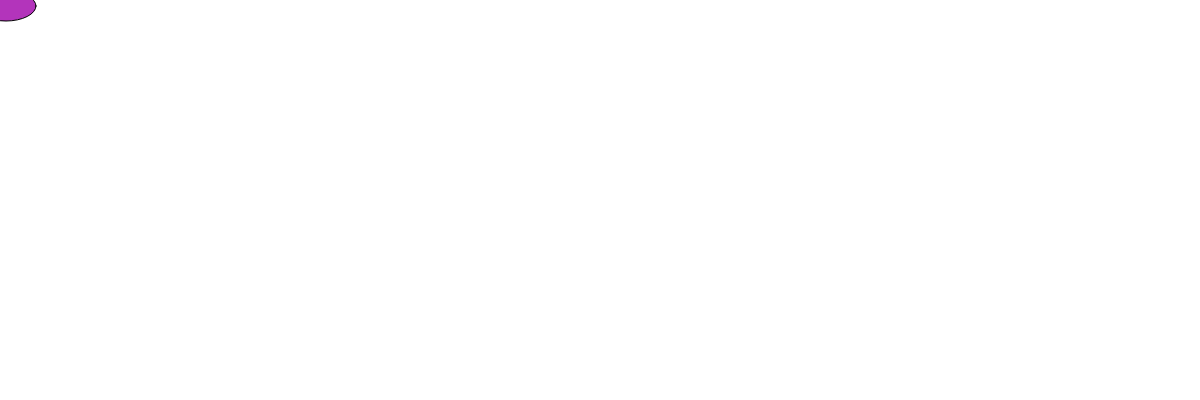
Frame 1 (no input)
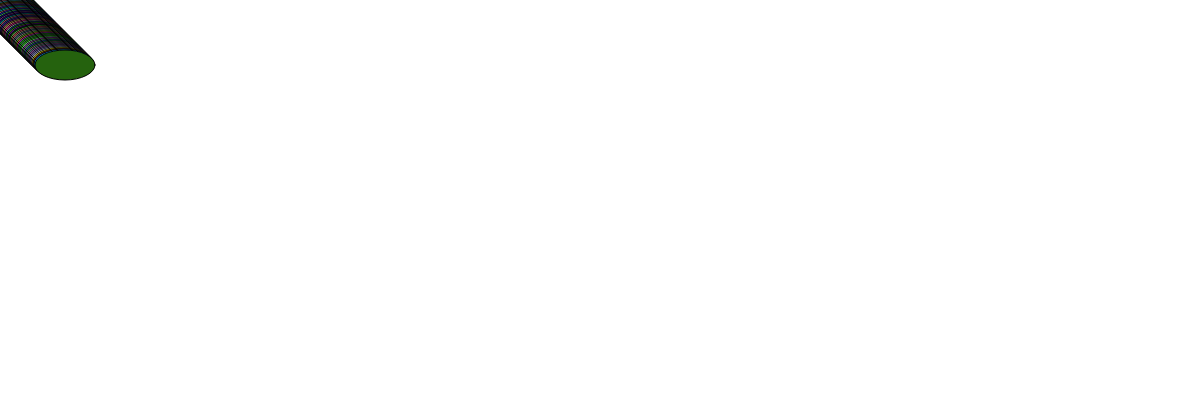
Frame 60 (no input)
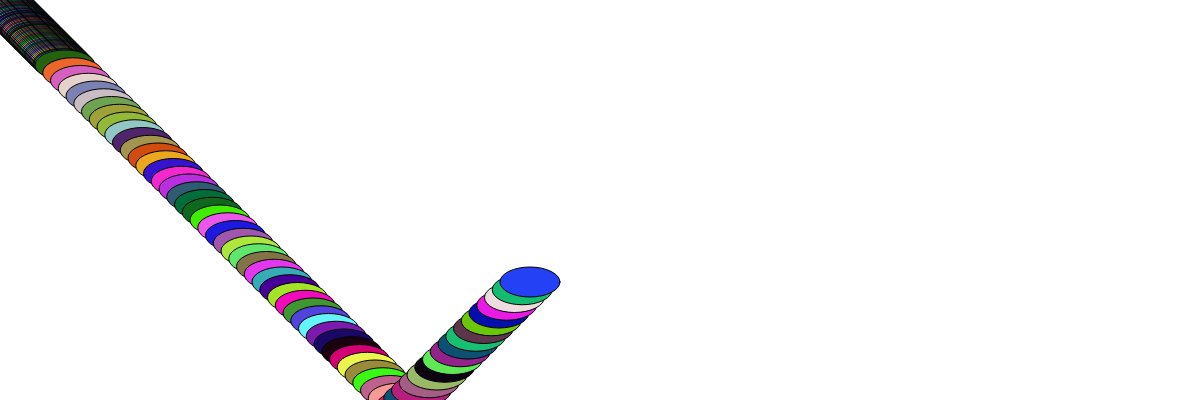
Frame 120 (the mouse pressed at the canvas centre since frame 60)

The p5.js sketch that drew these frames (run headless with seeded random() and noise() and a simulated clock; from frame 60 on, the mouse is pressed at the canvas centre):

// p5.js sketch
// ── sketch.js


var ball = {};
ball.width = 60;
ball.height = 30;
ball.x = 5;
ball.y = 5;
ball.delta_x = 1;
ball.delta_y = 1;
ball.scale_x = 1;
ball.scale_y = 1;

function setup() {
    createCanvas(windowWidth, 400);
    background(255);
}

var col1, col2, col3;

function draw() {

    ball.x += ball.delta_x * ball.scale_x;
    ball.y += ball.delta_y * ball.scale_y;


    if (ball.x >= width || ball.x <= 0) {
        ball.delta_x = -1 * ball.delta_x;
    }
    if (ball.y >= height || ball.y <= 0) {
        ball.delta_y = -1 * ball.delta_y;
    }

    //adding color to the mix.
    col1 = random(0,250);
    col2 = random(0,250);
    col3 = random(0,250);

    fill(col1,col2,col3);
    ellipse(ball.x, ball.y, ball.width, ball.height);
}

function mousePressed() {
    ball.scale_x = map(mouseX, 0, width, 0.5, 15);
    ball.scale_y = map(mouseY, 0, height, 0.5, 15);
}
